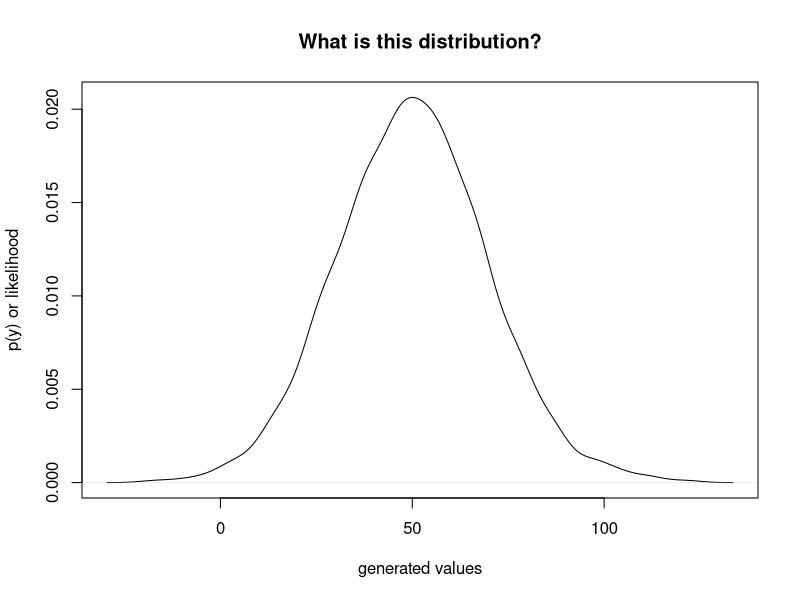

Here is the R script that generated this plot:
## ---- chunk 1
## Average or mean
Mean <- 50
## Standard deviation
SD <- 20
N <- 2000

generatedValues <- rnorm(n = N, mean = Mean, sd = SD )

plot(density(generatedValues),
     xlab = "generated values",
     ylab = "p(y) or likelihood",
     main = "What is this distribution?")
## ---- chunk 2
library(dplyr)
library(palmerpenguins)

  penguins |>
    filter(species == "Adelie") |>
    select(bill_depth_mm) |>
    with(mean(bill_depth_mm, na.rm = TRUE))
